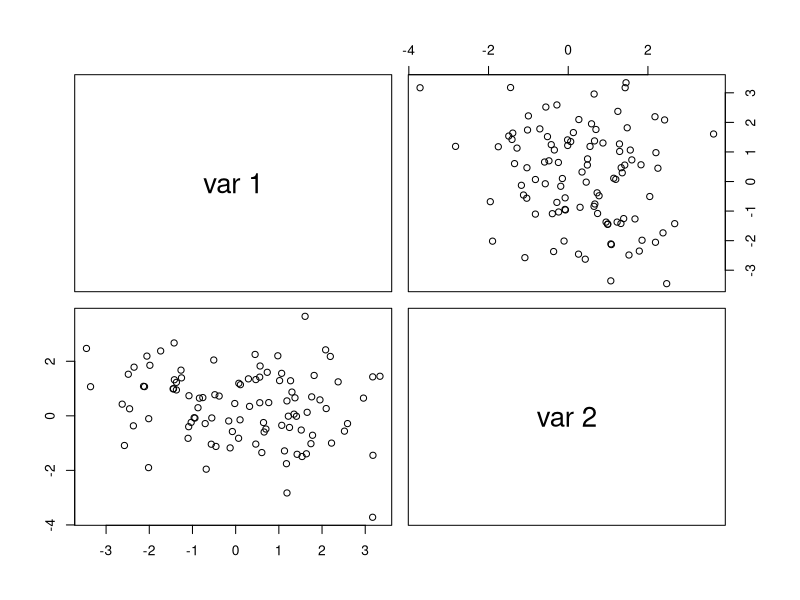
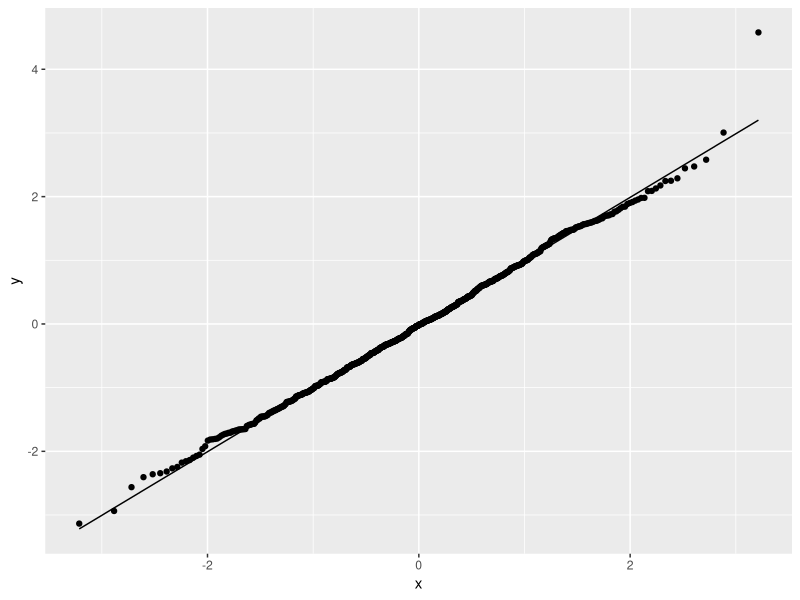
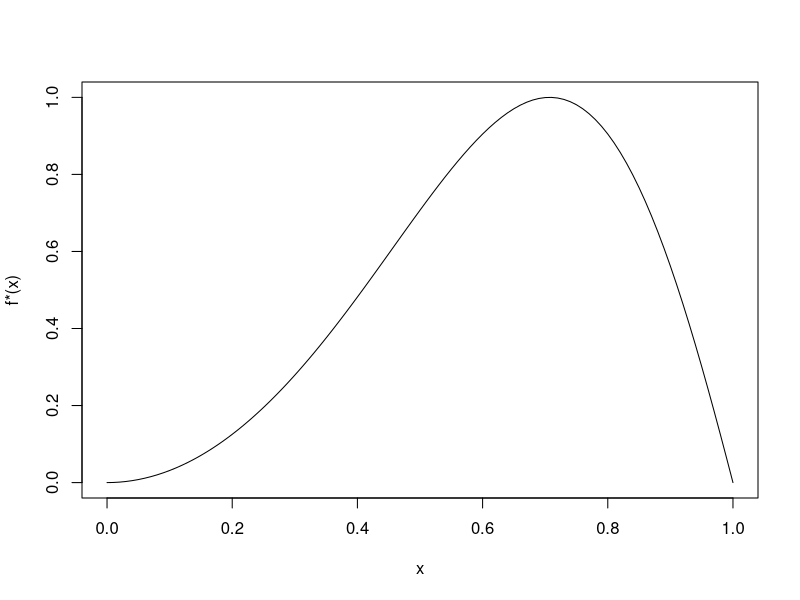
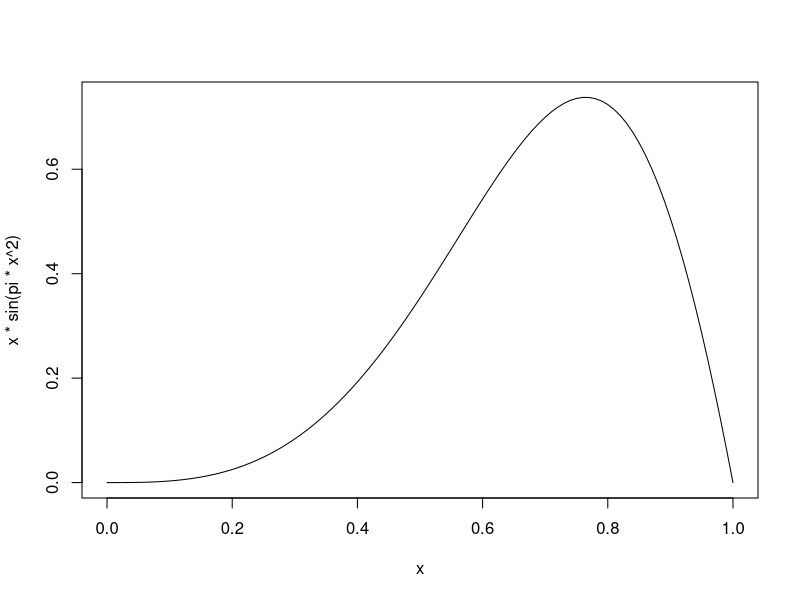
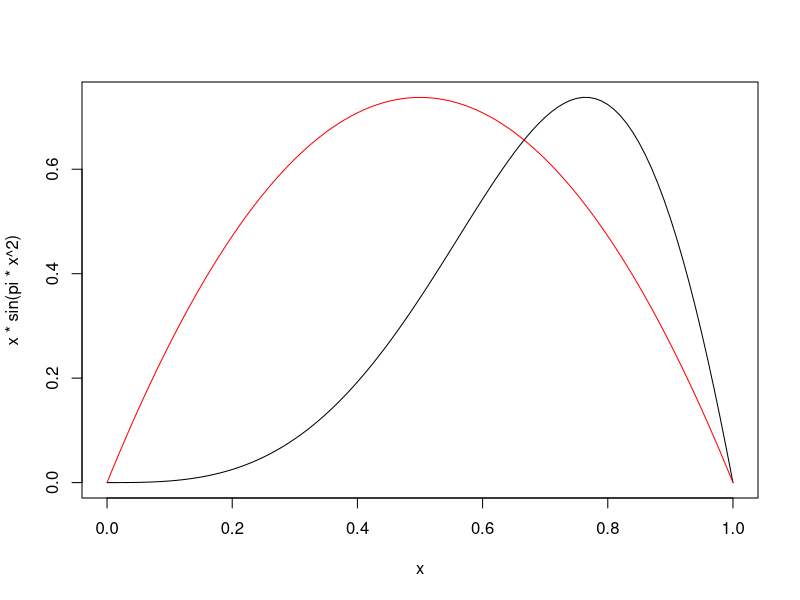

The R script that drew these images, in order:
## ---- chunk 1
knitr::opts_chunk$set(echo = TRUE)
set.seed(3910349)
library(tidyverse)
## ---- chunk 2
Choleski <- function(n, mu, Sigma) {
  d <- length(mu)
  Q <- chol(Sigma)
  Z <- matrix(rnorm(n * d), nrow = n, ncol = d)
  X <- Z %*% Q + matrix(mu, n, d, byrow = TRUE)
  X
}

mu1 <- c(0, 0)
Sigma1 <- matrix(c(2.5, -1, -1, 1.75), 2, 2)
U <- Choleski(100, mu1, Sigma1)

mu2 <- c(1, 0.5)
Sigma2 <- matrix(c(1, 0.5, 0.5, 1.25), 2, 2)
V <- Choleski(100, mu2, Sigma2)

W <- rbinom(100, size = 1, prob = 0.75)
mixture <- function(n, U, V, W) {
  X <- matrix(0, n, 2)
  for(i in 1:n) {
    if(W[i] == 1) X[i, ] = U[i, ]
    else X[i, ] = V[i, ]
  }
  X
}
X <- mixture(100, U, V, W)
pairs(X)
## ---- chunk 3
U <- Choleski(10000, mu1, Sigma1)
V <- Choleski(10000, mu2, Sigma2)
W <- rbinom(10000, size = 1, prob = 0.75)
X <- mixture(10000, U, V, W)
cov(X)
Sigma1 * 0.75 + Sigma2 * 0.25
## ---- chunk 4
rlaplace <- function(n, mean = 0) {
  s <- 2 * rbinom(n, size = 1, p = 0.5) - 1
  m <- rexp(n) 
  s * m + mean
}
## ---- chunk 5
k <- 1000
ys <- rlaplace(k)
g <- function(y) {0.5 * exp(-abs(y))}
c <- sqrt(2/pi) * exp(0.5)
ratios <- dnorm(ys) / (c * g(ys))

us <- runif(1000)
accept_g <- us < ratios
accepted_g <- ys[accept_g]
rejected_g <- ys[!accept_g]
ggplot(data.frame(x = accepted_g), aes(sample = x)) + geom_qq() + geom_qq_line()
## ---- chunk 6
k <- 1000
ys <- rlaplace(k)
value <- ys^2 * dnorm(ys) / g(ys)
mean(value)
t.test(value, conf.level = 0.95)$conf.int
## ---- chunk 7
curve(sin(pi * x^2), ylab = "f*(x)")
## ---- chunk 8
yu <- runif(10000)
au <- sin(pi * yu^2) / dunif(yu)
omegau <- au / sum(au)
reweighted_yu <- yu * 10000 * omegau
mean(reweighted_yu)
var(reweighted_yu)
## ---- chunk 9
curve(x * sin(pi * x^2))
## ---- chunk 10
## target function has a mode at approximately 0.76
target_height <- 0.76 * sin(pi * 0.76^2)

## candidate beta distribution alpha = beta = 2, so a mode at 1/2
cand_height <- dbeta(1/2, 2, 2)

tc_ratio <- target_height/cand_height

curve(x * sin(pi * x^2))
curve(tc_ratio * dbeta(x, 2, 2), add = TRUE, col = "red")
## ---- chunk 11
yr <- rbeta(10000, 4, 2)
ar <- sin(pi * yr^2) / dbeta(yr, 4, 2)
omegar <- ar / sum(ar)
reweighted_yr <- yr * 10000 * omegar
mean(reweighted_yr)
var(reweighted_yr)
